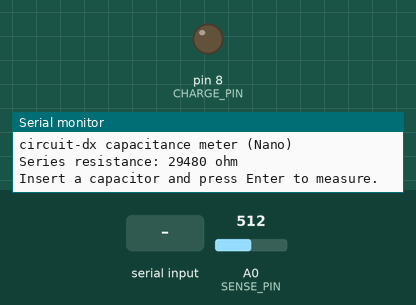
This sketch was run on a simulated Arduino Nano, built with avr-gcc and run on an emulated ATmega328P. Shown: output pins drawn as LEDs (lit = HIGH), the last lines printed to the serial monitor. The inputs (shaded band) are chosen by the test bench; at power-on: A0 (SENSE_PIN) = 512.

Above: at 1.2 s.
1.3 s: "1" received over Serial
2.8 s: A0 (SENSE_PIN) set to 4
4.3 s: A0 (SENSE_PIN) set to 1
At 5.0 s:
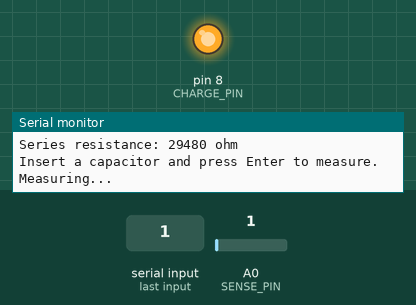
5.8 s: "0" received over Serial
8.8 s: "2" received over Serial
Timing chart, 0 to 14.8 s (numbered marks = the images above; inputs shaded):
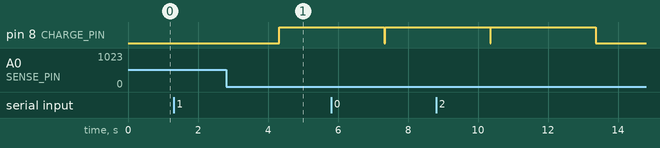

The sketch:

cap_meter.ino
```cpp
/*
 * cap_meter.ino — measure capacitance with an Arduino Nano (circuit-dx)
 *
 * Method: charge the capacitor through a known resistance R and time how long
 * the voltage takes to reach a fixed fraction of the supply. For an RC circuit,
 *     V(t) = Vcc * (1 - e^(-t / RC))   →   C = t / (R * -ln(1 - V/Vcc))
 * The threshold is a fixed ADC count, so the result does not depend on the
 * exact USB supply voltage (the ADC is ratiometric to Vcc).
 *
 * Wiring (keep this separate from Circuit 1 and the ESP32):
 *   D8 ──[R10k-b]──[R10k-c]──[R10k-d]──┬── A0
 *                                       C  (capacitor under test)
 *   GND ────────────────────────────────┘
 *   Electrolytic capacitors: + (long leg) to the A0 side, stripe to GND.
 *
 * Usage: open the Serial Monitor at 115200 baud, insert a capacitor,
 * press Enter to measure. Swap the capacitor and press Enter again.
 */

#include <math.h>

const uint8_t CHARGE_PIN = 8;
const uint8_t SENSE_PIN  = A0;

// Sum of the MEASURED values of the series resistors (from parts.csv):
// R10k-b + R10k-c + R10k-d (measured 2026-10-17)
const float R_OHMS = 29480.0;   // 9800 + 9700 + 9980

const int  THRESHOLD     = 647;   // ADC counts, ≈ 63.2% of full scale (one time constant)
const int  DISCHARGED    = 2;     // ADC counts considered "empty"
const int  RUNS          = 20;    // measurements averaged per capacitor
const unsigned long CHARGE_TIMEOUT_US   = 3000000UL;  // 3 s
const unsigned long DISCHARGE_TIMEOUT_MS = 10000UL;   // 10 s

// -ln(1 - THRESHOLD/1024): number of time constants to reach the threshold
const float K = -log(1.0 - THRESHOLD / 1024.0);

bool discharge() {
  digitalWrite(CHARGE_PIN, LOW);                 // discharge back through R
  unsigned long start = millis();
  while (analogRead(SENSE_PIN) > DISCHARGED) {
    if (millis() - start > DISCHARGE_TIMEOUT_MS) return false;
  }
  delay(20);                                     // let it settle fully
  return true;
}

// Returns charge time in microseconds, or 0 on timeout
unsigned long chargeTimeUs() {
  unsigned long t0 = micros();
  digitalWrite(CHARGE_PIN, HIGH);
  while (analogRead(SENSE_PIN) < THRESHOLD) {
    if (micros() - t0 > CHARGE_TIMEOUT_US) {
      digitalWrite(CHARGE_PIN, LOW);
      return 0;
    }
  }
  unsigned long dt = micros() - t0;
  digitalWrite(CHARGE_PIN, LOW);
  return dt;
}

void measure() {
  float sum = 0, sumSq = 0;
  int ok = 0;

  for (int i = 0; i < RUNS; i++) {
    if (!discharge()) {
      Serial.println("  Could not discharge — check the wiring.");
      return;
    }
    unsigned long dt = chargeTimeUs();
    if (dt == 0) {
      Serial.println("  Timeout — capacitor too large, or nothing connected to D8.");
      return;
    }
    float c_nF = (dt * 1e-6) / (R_OHMS * K) * 1e9;
    sum += c_nF;
    sumSq += c_nF * c_nF;
    ok++;
  }

  float mean = sum / ok;
  float sd = sqrt(max(0.0, sumSq / ok - mean * mean));

  if (mean < 1.0) {
    Serial.println("  No capacitor detected (< 1 nF).");
    return;
  }
  Serial.print("  C = ");
  Serial.print(mean, 1);
  Serial.print(" nF   (spread ±");
  Serial.print(sd, 1);
  Serial.print(" nF over ");
  Serial.print(ok);
  Serial.println(" runs)");
}

void setup() {
  Serial.begin(115200);
  pinMode(CHARGE_PIN, OUTPUT);
  digitalWrite(CHARGE_PIN, LOW);

  // Faster ADC: prescaler 16 → ~13 µs per reading instead of ~112 µs,
  // so the threshold crossing is timed more precisely.
  ADCSRA = (ADCSRA & ~0x07) | 0x04;

  Serial.println("circuit-dx capacitance meter (Nano)");
  Serial.print("Series resistance: ");
  Serial.print(R_OHMS, 0);
  Serial.println(" ohm");
  Serial.println("Insert a capacitor and press Enter to measure.");
}

void loop() {
  if (Serial.available()) {
    while (Serial.available()) Serial.read();    // clear the input line
    Serial.println("Measuring...");
    measure();
    Serial.println("Ready — swap the capacitor and press Enter.");
  }
}
```

Measured:
- the behaviour switches between 3 and 2 on A0 (SENSE_PIN) (found by bisection; images 0 and 1)
- after the input at 2.8 s, every drawn part: stays the same
- after the input at 4.3 s, pin 8 (CHARGE_PIN): LOW → HIGH at once
